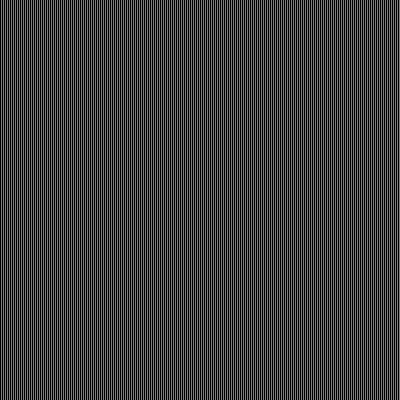
Frame 1 (no input)
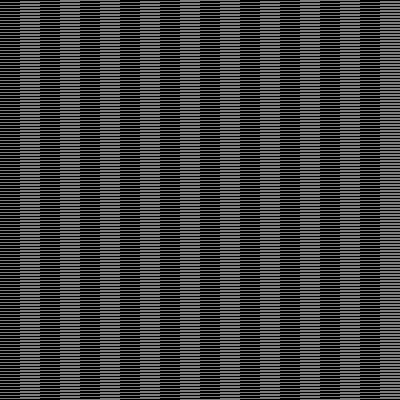
Frame 60 (the mouse pressed at the canvas centre just before this capture)
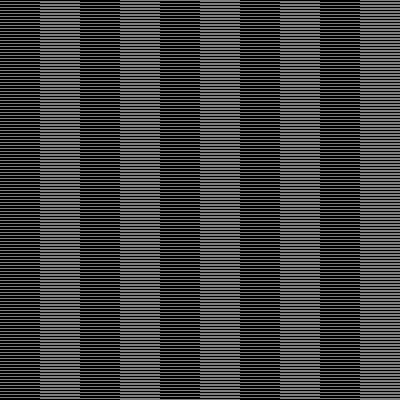
Frame 120 (the mouse held since frame 60 and released just before this capture)

The Processing sketch that drew these frames (run headless with seeded random() and noise(); from frame 60 on, the mouse is pressed at the canvas centre):

// Processing sketch: week4Session1
// ── week4Session1.pde

boolean mySwitch = false;
int weird = 1;
void setup(){
  size(400,400);
}

void draw(){
  background(127);
  loadPixels();
  for(int i = 0; i < pixels.length; i++){
    if(i % weird == 0){
      mySwitch = !mySwitch;
    }
    if(mySwitch){
      pixels[i] = color(0);
    } 
  }
  weird++;
  updatePixels();
}
